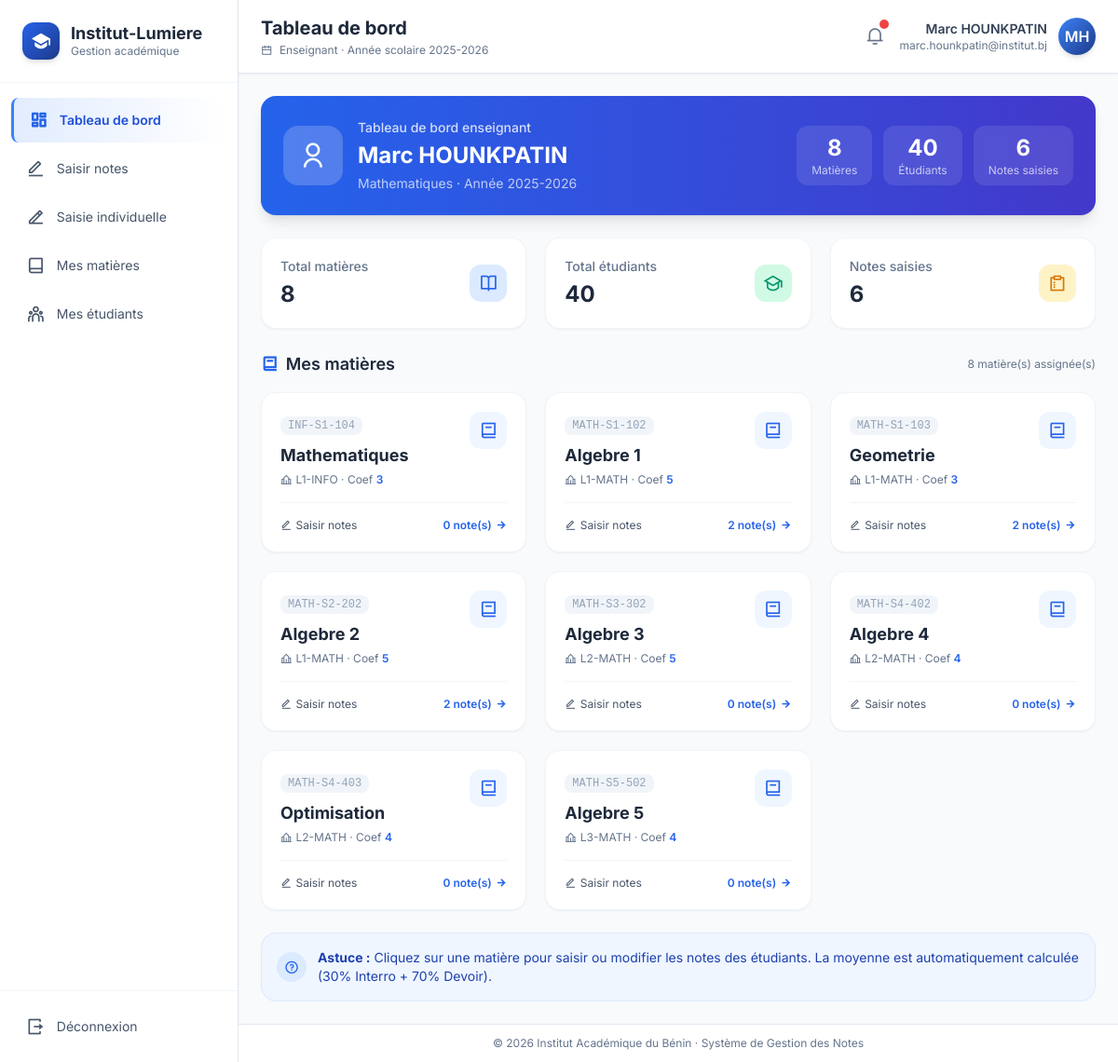
The app's page /pages/enseignant/dashboard.php (signed in) with its own data.
### tables this page shows
CREATE TABLE enseignants (
    id INT AUTO_INCREMENT PRIMARY KEY,
    utilisateur_id INT UNIQUE,
    matricule VARCHAR(30) UNIQUE NOT NULL,
    nom VARCHAR(100) NOT NULL,
    prenom VARCHAR(100) NOT NULL,
    specialite VARCHAR(100),
    telephone VARCHAR(20),
    email_pro VARCHAR(150),
    FOREIGN KEY (utilisateur_id) REFERENCES utilisateurs(id) ON DELETE SET NULL
);

CREATE TABLE matieres (
    id INT AUTO_INCREMENT PRIMARY KEY,
    code VARCHAR(20) UNIQUE NOT NULL,
    nom VARCHAR(100) NOT NULL,
    coefficient INT DEFAULT 1,
    credits INT DEFAULT 3,
    semestre ENUM('S1','S2','S3','S4','S5','S6') NOT NULL,
    heures_cours INT DEFAULT 0,
    heures_td INT DEFAULT 0,
    heures_tp INT DEFAULT 0,
    enseignant_id INT,
    classe_id INT,
    FOREIGN KEY (enseignant_id) REFERENCES enseignants(id) ON DELETE SET NULL,
    FOREIGN KEY (classe_id) REFERENCES classes(id) ON DELETE CASCADE
);

CREATE TABLE classes (
    id INT AUTO_INCREMENT PRIMARY KEY,
    nom VARCHAR(50) NOT NULL,
    niveau VARCHAR(50) NOT NULL,
    filiere VARCHAR(50) NOT NULL,
    annee_scolaire VARCHAR(20) NOT NULL,
    description TEXT
);

### includes/auth.php (called while the page is built, shortened)
<?php
function currentUser(): ?array
{
    return $_SESSION['user'] ?? null;
}
function baseUrl(): string
{
    $script = dirname($_SERVER['SCRIPT_NAME']);
    $script = preg_replace('#/pages(/.*)?$#', '', $script);
    return rtrim($script, '/');
}
function e(?string $s): string
{
    return htmlspecialchars((string)$s, ENT_QUOTES, 'UTF-8');
}

### pages/enseignant/dashboard.php (the view, shortened to what this page needs)
<?php
require_once __DIR__ . '/../../includes/auth.php';
$pageTitle = 'Tableau de bord';
$user = currentUser();
$ens = $pdo->prepare("SELECT * FROM enseignants WHERE utilisateur_id = ?");
$ens->execute([$user['id']]);
$ens = $ens->fetch();
$matieres = [];
if ($ens) {
  $stmt = $pdo->prepare("SELECT m.*, c.nom AS classe, COUNT(n.id) AS nb_notes
        FROM matieres m
        LEFT JOIN classes c ON m.classe_id = c.id
        LEFT JOIN notes n ON n.matiere_id = m.id
        WHERE m.enseignant_id = ?
        GROUP BY m.id");
  $stmt->execute([$ens['id']]);
  $matieres = $stmt->fetchAll();
}
$nbEtudiants = 0;
$nbNotes = 0;
if ($ens) {
  $stmt = $pdo->prepare("SELECT COUNT(DISTINCT e.id) as nb_etudiants FROM etudiants e
        JOIN classes c ON e.classe_id = c.id
        JOIN matieres m ON m.classe_id = c.id
        WHERE m.enseignant_id = ?");
  $stmt->execute([$ens['id']]);
  $nbEtudiants = $stmt->fetchColumn();
  $stmt = $pdo->prepare("SELECT COUNT(n.id) FROM notes n
        JOIN matieres m ON n.matiere_id = m.id
        WHERE m.enseignant_id = ?");
  $stmt->execute([$ens['id']]);
  $nbNotes = $stmt->fetchColumn();
}
include __DIR__ . '/../../includes/header.php';
?>
<div class="mb-6">
  <div class="bg-gradient-to-r from-blue-600 to-indigo-700 rounded-2xl p-6 text-white shadow-lg">
    <div class="flex items-center justify-between flex-wrap gap-4">
      <div class="flex items-center gap-4">
        <div class="w-16 h-16 bg-white/20 rounded-2xl flex items-center justify-center backdrop-blur-sm">
          <i class="ri-user-line text-3xl"></i>
        </div>
        <div>
          <div class="text-sm font-medium text-white/80 mb-1">Tableau de bord enseignant</div>
          <div class="text-2xl font-bold"><?= e($user['prenom'] . ' ' . $user['nom']) ?></div>
          <div class="text-sm text-white/70 mt-1"><?= e($ens['specialite'] ?? 'Enseignant') ?> · Année 2025-2026</div>
        </div>
      </div>
      <div class="flex items-center gap-3">
        <div class="bg-white/10 rounded-xl px-4 py-2 text-center backdrop-blur-sm">
          <div class="text-2xl font-bold"><?= count($matieres) ?></div>
          <div class="text-xs text-white/70">Matières</div>
        </div>
        <div class="bg-white/10 rounded-xl px-4 py-2 text-center backdrop-blur-sm">
          <div class="text-2xl font-bold"><?= $nbEtudiants ?></div>
          <div class="text-xs text-white/70">Étudiants</div>
        </div>
        <div class="bg-white/10 rounded-xl px-4 py-2 text-center backdrop-blur-sm">
          <div class="text-2xl font-bold"><?= $nbNotes ?></div>
          <div class="text-xs text-white/70">Notes saisies</div>
        </div>
      </div>
    </div>
  </div>
</div>
<div class="grid grid-cols-1 md:grid-cols-3 gap-5 mb-6">
  <div class="bg-white rounded-2xl p-5 shadow-sm border border-slate-100">
    <div class="flex items-center justify-between">
      <div>
        <div class="text-sm text-slate-500 font-medium">Total matières</div>
        <div class="text-2xl font-bold text-slate-800 mt-1"><?= count($matieres) ?></div>
      </div>
      <div class="w-10 h-10 rounded-xl bg-blue-100 flex items-center justify-center">
        <i class="ri-book-open-line text-xl text-blue-600"></i>
      </div>
    </div>
  </div>
  <div class="bg-white rounded-2xl p-5 shadow-sm border border-slate-100">
    <div class="flex items-center justify-between">
      <div>
        <div class="text-sm text-slate-500 font-medium">Total étudiants</div>
        <div class="text-2xl font-bold text-slate-800 mt-1"><?= $nbEtudiants ?></div>
      </div>
      <div class="w-10 h-10 rounded-xl bg-emerald-100 flex items-center justify-center">
        <i class="ri-graduation-cap-line text-xl text-emerald-600"></i>
      </div>
    </div>
  </div>
  <div class="bg-white rounded-2xl p-5 shadow-sm border border-slate-100">
    <div class="flex items-center justify-between">
      <div>
        <div class="text-sm text-slate-500 font-medium">Notes saisies</div>
        <div class="text-2xl font-bold text-slate-800 mt-1"><?= $nbNotes ?></div>
      </div>
      <div class="w-10 h-10 rounded-xl bg-amber-100 flex items-center justify-center">
        <i class="ri-survey-line text-xl text-amber-600"></i>
      </div>
    </div>
  </div>
</div>
<div class="flex items-center justify-between mb-4">
  <h2 class="font-semibold text-slate-800 text-lg">
    <i class="ri-book-2-line text-blue-600 mr-2"></i>Mes matières
  </h2>
  <span class="text-xs text-slate-500"><?= count($matieres) ?> matière(s) assignée(s)</span>
</div>
<div class="grid md:grid-cols-2 lg:grid-cols-3 gap-5">
  <?php foreach ($matieres as $m): ?>
    <a href="notes.php?matiere=<?= $m['id'] ?>" class="bg-white rounded-2xl p-5 border border-slate-100 shadow-sm hover:shadow-lg hover:border-blue-300 transition-all group">
      <div class="flex justify-between items-start">
        <div>
          <div class="text-xs font-mono text-slate-400 bg-slate-100 inline-block px-2 py-0.5 rounded-lg"><?= e($m['code']) ?></div>
          <div class="font-bold text-slate-800 text-lg mt-2"><?= e($m['nom']) ?></div>
          <div class="text-xs text-slate-500 mt-1">
            <i class="ri-school-line mr-1"></i><?= e($m['classe']) ?> ·
            Coef <span class="font-semibold text-blue-600"><?= $m['coefficient'] ?></span>
          </div>
        </div>
        <div class="w-10 h-10 rounded-xl bg-blue-50 text-blue-600 flex items-center justify-center group-hover:bg-blue-100 transition">
          <i class="ri-book-2-line text-xl"></i>
        </div>
      </div>
      <div class="mt-4 pt-4 border-t border-slate-100 text-xs text-slate-600 flex justify-between items-center">
        <span class="flex items-center gap-1">
          <i class="ri-edit-line"></i> Saisir notes
        </span>
        <span class="text-blue-600 font-semibold flex items-center gap-1">
          <?= $m['nb_notes'] ?> note(s)
          <i class="ri-arrow-right-line group-hover:translate-x-1 transition"></i>
        </span>
      </div>
    </a>
  <?php endforeach; ?>
</div>
<div class="mt-6 bg-blue-50 rounded-2xl p-4 border border-blue-100">
  <div class="flex items-center gap-3">
    <div class="w-8 h-8 rounded-full bg-blue-100 flex items-center justify-center">
      <i class="ri-question-line text-blue-600"></i>
    </div>
    <div class="flex-1">
      <p class="text-sm text-blue-800">
        <strong>Astuce :</strong> Cliquez sur une matière pour saisir ou modifier les notes des étudiants.
        La moyenne est automatiquement calculée (30% Interro + 70% Devoir).
      </p>
    </div>
  </div>
</div>
<?php include __DIR__ . '/../../includes/footer.php'; ?>

### includes/header.php (shortened to what this page needs)
<?php
require_once __DIR__ . '/auth.php';
$user = currentUser();
$role = $user['role'];
$base = baseUrl();
$menus = [
  'admin' => [
    ['Tableau de bord', '/pages/admin/dashboard.php', 'dashboard'],
    ['Étudiants', '/pages/admin/etudiants.php', 'user'],
    ['Enseignants', '/pages/admin/enseignants.php', 'user-star'],
    ['Classes', '/pages/admin/classes.php', 'building'],
    ['Matières', '/pages/admin/matieres.php', 'book'],
    ['Relevé collectif', '/pages/admin/releve.php', 'file-list'],
    ['Statistiques', '/pages/admin/statistiques.php', 'bar-chart'],
    ['Gérer les utilisateurs', '/pages/admin/compte.php', 'checkbox-circle'],
  ],
  'enseignant' => [
    ['Tableau de bord', '/pages/enseignant/dashboard.php', 'dashboard'],
    ['Saisir notes', '/pages/enseignant/notes.php', 'edit'],
    ['Saisie individuelle', '/pages/enseignant/saisie.php', 'edit-2'],
    ['Mes matières', '/pages/enseignant/matieres.php', 'book'],
    ['Mes étudiants', '/pages/enseignant/etudiants.php', 'team'],
  ],
  'etudiant' => [
    ['Tableau de bord', '/pages/etudiant/dashboard.php', 'dashboard'],
    ['Mes notes', '/pages/etudiant/notes.php', 'file-list'],
    ['Mon bulletin', '/pages/etudiant/bulletin.php', 'file-copy'],
    ['Historique', '/pages/etudiant/historique.php', 'history'],
  ],
  'responsable' => [
    ['Tableau de bord', '/pages/admin/dashboard.php', 'dashboard'],
    ['Validation des délibérations', '/pages/admin/deliberations.php', 'check-double'],
    ['Statistiques', '/pages/admin/statistiques.php', 'bar-chart'],
    ['Relevé collectif', '/pages/admin/releve.php', 'file-list'],
  ],
];
$menu = $menus[$role] ?? [];
$current = $_SERVER['SCRIPT_NAME'];
?>
<!DOCTYPE html>
<html lang="fr">
<head>
  <script src="https://cdn.tailwindcss.com"></script>
  <link rel="stylesheet" href="https://cdnjs.cloudflare.com/ajax/libs/font-awesome/6.5.1/css/all.min.css">
  <link href="https://cdn.jsdelivr.net/npm/remixicon@4.2.0/fonts/remixicon.css" rel="stylesheet">
</head>
<body class="bg-slate-50 min-h-screen">
  <div class="flex min-h-screen">
    <aside class="no-print w-64 bg-white border-r border-slate-200 flex-shrink-0 hidden md:flex flex-col shadow-sm">
      <div class="p-6 border-b border-slate-100">
        <div class="flex items-center gap-3">
          <div class="w-10 h-10 rounded-xl bg-gradient-to-br from-primary-600 to-primary-900 flex items-center justify-center text-white shadow-md">
            <i class="ri-graduation-cap-fill text-xl"></i>
          </div>
          <div>
            <div class="font-bold text-slate-800 leading-tight text-lg">Institut-Lumiere</div>
            <div class="text-xs text-slate-500">Gestion académique</div>
          </div>
        </div>
      </div>
      <nav class="flex-1 py-4 px-3 space-y-1 overflow-y-auto">
        <?php foreach ($menu as $m):
          $active = str_ends_with($current, $m[1]) ? 'active' : '';
        ?>
          <a href="<?= $base . $m[1] ?>" class="sidebar-link flex items-center gap-3 px-4 py-2.5 rounded-lg text-slate-600 text-sm transition <?= $active ?>">
            <i class="ri-<?= $m[2] ?>-line text-xl"></i>
            <span><?= e($m[0]) ?></span>
          </a>
        <?php endforeach; ?>
      </nav>
      <div class="p-4 border-t border-slate-100 mt-auto">
        <a href="<?= $base ?>/pages/logout.php" class="flex items-center gap-3 text-sm text-slate-600 hover:text-red-600 hover:bg-red-50 px-3 py-2 rounded-lg transition-all duration-200">
          <i class="ri-logout-box-r-line text-xl"></i>
          <span>Déconnexion</span>
        </a>
      </div>
    </aside>
    <main class="flex-1 flex flex-col min-w-0">
      <header class="no-print bg-white border-b border-slate-200 px-6 py-4 flex items-center justify-between sticky top-0 z-10 shadow-sm">
        <div>
          <h1 class="text-xl font-bold text-slate-800"><?= e($pageTitle ?? 'Tableau de bord') ?></h1>
          <p class="text-xs text-slate-500 mt-0.5">
            <i class="ri-calendar-line text-xs mr-1"></i>
            <?= ucfirst($role) ?> · Année scolaire 2025-2026
          </p>
        </div>
        <div class="flex items-center gap-4">
          <button class="relative text-slate-500 hover:text-primary-600 transition-colors">
            <i class="ri-notification-3-line text-xl"></i>
            <span class="absolute -top-1 -right-1 w-2.5 h-2.5 bg-red-500 rounded-full animate-pulse"></span>
          </button>
          <div class="flex items-center gap-3">
            <div class="text-right hidden md:block">
              <div class="text-sm font-semibold text-slate-700"><?= e($user['prenom'] . ' ' . $user['nom']) ?></div>
              <div class="text-xs text-slate-500"><?= e($user['email']) ?></div>
            </div>
            <div class="w-10 h-10 rounded-full bg-gradient-to-br from-primary-500 to-primary-900 text-white flex items-center justify-center font-semibold shadow-md">
              <?= strtoupper(substr($user['prenom'], 0, 1) . substr($user['nom'], 0, 1)) ?>
            </div>
          </div>
        </div>
      </header>
      <div class="flex-1 p-6">

### includes/header.php (style rules this page uses)
body { font-family: 'Inter', sans-serif; background-color: #f8fafc; }
.sidebar-link { transition: all 0.2s ease; position: relative; }
.sidebar-link.active { background: linear-gradient(90deg, rgba(59, 130, 246, 0.15), transparent); border-left: 3px solid #3b82f6; color: #1d4ed8; font-weight: 600; }
.sidebar-link.active i { color: #2563eb; }

### records on screen
enseignants: prenom+nom "Marc HOUNKPATIN", prenom+nom "MH", specialite "Mathematiques"
matieres: code "INF-S1-104", nom "Mathematiques", classe.nom "L1-INFO", coefficient "3", nb_notes "0"
matieres: code "MATH-S1-102", nom "Algebre 1", classe.nom "L1-MATH", coefficient "5", nb_notes "2"
matieres: code "MATH-S1-103", nom "Geometrie", classe.nom "L1-MATH", coefficient "3", nb_notes "2"
matieres: code "MATH-S2-202", nom "Algebre 2", classe.nom "L1-MATH", coefficient "5", nb_notes "2"
matieres: code "MATH-S3-302", nom "Algebre 3", classe.nom "L2-MATH", coefficient "5", nb_notes "0"
matieres: code "MATH-S4-402", nom "Algebre 4", classe.nom "L2-MATH", coefficient "4", nb_notes "0"
matieres: code "MATH-S4-403", nom "Optimisation", classe.nom "L2-MATH", coefficient "4", nb_notes "0"
matieres: code "MATH-S5-502", nom "Algebre 5", classe.nom "L3-MATH", coefficient "4", nb_notes "0"

### other values on screen
$m[0] "Tableau de bord"
$m[0] "Saisir notes"
$m[0] "Saisie individuelle"
$m[0] "Mes matières"
$m[0] "Mes étudiants"
$pageTitle "Tableau de bord"
$role "Enseignant"
$user['email'] "marc.hounkpatin@institut.bj"
count($matieres) "8"
$nbEtudiants "40"
$nbNotes "6"
